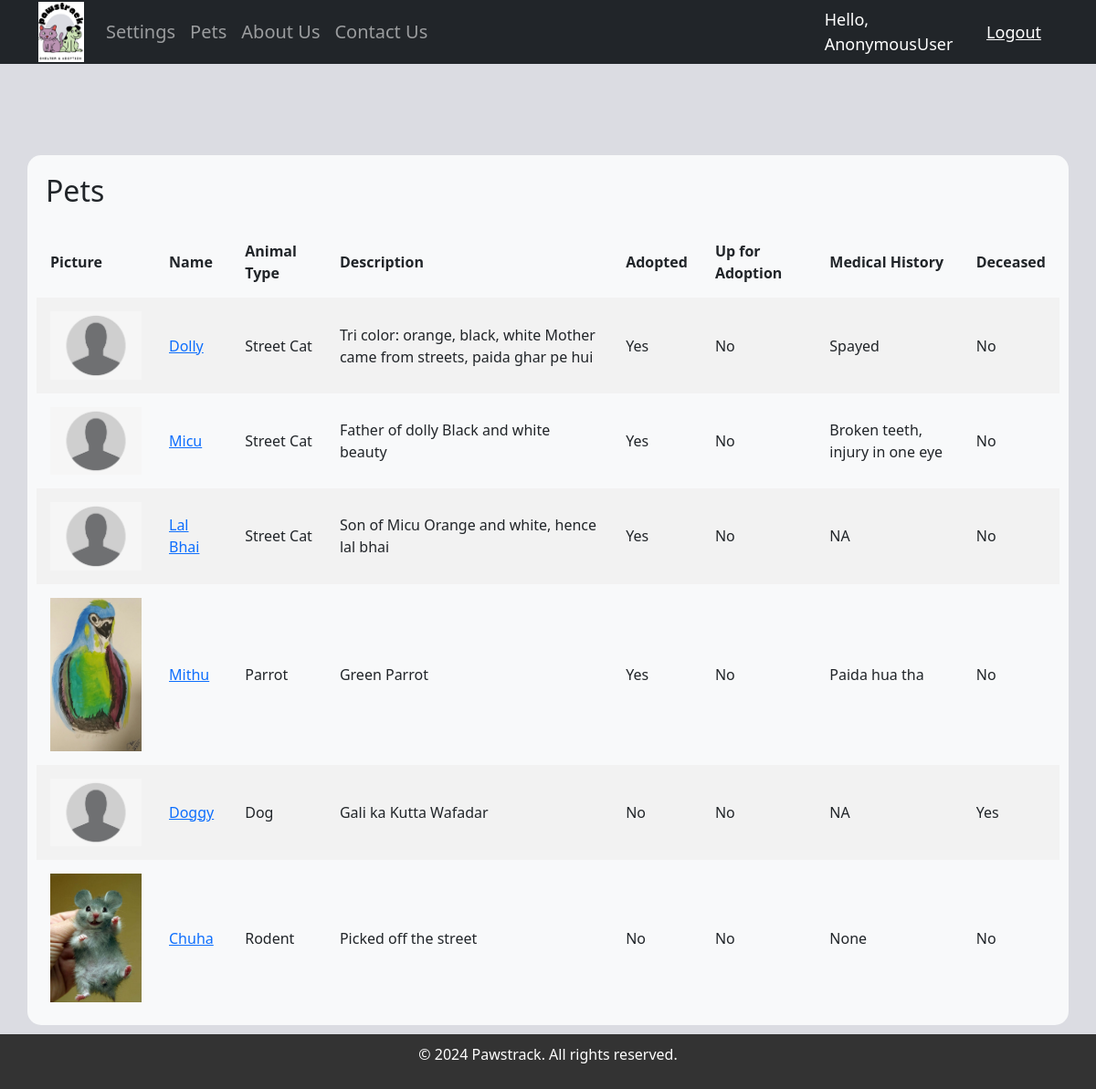
/pets/, run on the app's committed database.
### accounts/models.py (models this page shows, shortened)
class Pet(models.Model):
	picture = models.ImageField(upload_to='pets/', default='default.png')
	name = models.CharField(max_length=200)
	age = models.IntegerField()
	animal_type = models.CharField(max_length=200)
	description = models.TextField()
	adopted = models.BooleanField(default=False)
	up_for_adoption = models.BooleanField(default=False)
	adoption_history = models.TextField(default='Never Adopted')
	medical_history = models.TextField(default='No Medical History')
	treatment_history = models.TextField(default='No Treatment History')
	treatment_in_progress = models.BooleanField(default=False)
	treatment_costs = models.DecimalField(max_digits=6, decimal_places=2, default=0.00)
	deceased = models.BooleanField(default=False)
	date_created = models.DateTimeField(auto_now_add=True, null=True)

### accounts/views.py (the view)
# urls.py: path('pets/', PetListView.as_view(), name='pet_list'),
class PetListView(ListView):
	model = Pet

### accounts/templates/accounts/pet_list.html (shortened to what this page needs)
{% extends 'accounts/main.html' %}
{% load static %}
{% block content %}
<div class="container">
    <div class="section-container">
        <div class="cont-add">
        <h2>Pets</h2>
        </div>
        <table>
            <tr>
                <th>Picture</th>
                <th>Name</th>
                <th>Animal Type</th>
                <th>Description</th>
                <th>Adopted</th>
                <th>Up for Adoption</th>
                <th>Medical History</th>
                <th>Deceased</th>
            </tr>
            {% for pet in pet_list %}
            <tr>
                <td><a href="{% url 'pet_detail' pet.id %}"><img src="{{ pet.picture.url }}" alt="{{ pet.name }}" style="width:100px;height:auto;"></a></td>
                <td><a href="{% url 'pet_detail' pet.id %}">{{ pet.name }}</a></td>
                <td>{{ pet.animal_type }}</td>
                <td>{{ pet.description }}</td>
                <td>{% if pet.adopted %} Yes {%else%} No {%endif%}</td>
                <td>{% if pet.up_for_adoption %} Yes {%else%} No {%endif%}</td>
                <td>{{ pet.medical_history }}</td>
                <td>{% if pet.deceased %} Yes {%else%} No {%endif%}</td>
            </tr>
            {% endfor %}
        </table>
    </div>
</div>
{% endblock %}

### static/css/main.css (style rules this page uses)
body { background-color: #dbdce2; }

### accounts/templates/accounts/main.html (style rules this page uses)
body { display: flex; flex-direction: column; min-height: 100vh; }

### accounts/templates/accounts/pet_list.html (style rules this page uses)
body { margin: 0; padding: 0; }
.container { display: flex; justify-content: space-between; margin: 0 auto; width: 100%; padding: 0px; margin-top: 100px; margin-bottom: 10px; }
.section-container { width: 100%; padding: 10px; background-color: #f8f9fa; border-radius: 15px; }
table { width: 100%; max-width: 100%; border-collapse: collapse; border: none; }
table, th, td { border: 2px solid #ddd; padding: 15px; word-wrap: break-word; overflow-wrap: break-word; border: none; }
table tr:nth-child(even) { background-color: #f2f2f2; }
.cont-add { display: flex; margin-bottom: 10px; }
.cont-add h2 { margin: 10px; }

### data on the page
Pet: picture (placeholder picture), name "Dolly", animal_type "Street Cat", description "Tri color: orange, black, white Mother came from streets, paida ghar pe hui", adopted "Yes", up_for_adoption "No", medical_history "Spayed", deceased "No"
Pet: picture (placeholder picture), name "Micu", animal_type "Street Cat", description "Father of dolly Black and white beauty", adopted "Yes", up_for_adoption "No", medical_history "Broken teeth, injury in one eye", deceased "No"
Pet: picture (placeholder picture), name "Lal Bhai", animal_type "Street Cat", description "Son of Micu Orange and white, hence lal bhai", adopted "Yes", up_for_adoption "No", medical_history "NA", deceased "No"
Pet: picture (picture), name "Mithu", animal_type "Parrot", description "Green Parrot", adopted "Yes", up_for_adoption "No", medical_history "Paida hua tha", deceased "No"
Pet: picture (placeholder picture), name "Doggy", animal_type "Dog", description "Gali ka Kutta Wafadar", adopted "No", up_for_adoption "No", medical_history "NA", deceased "Yes"
Pet: picture (picture), name "Chuha", animal_type "Rodent", description "Picked off the street", adopted "No", up_for_adoption "No", medical_history "None", deceased "No"

### other printed values
{{ request.user }} "AnonymousUser"
